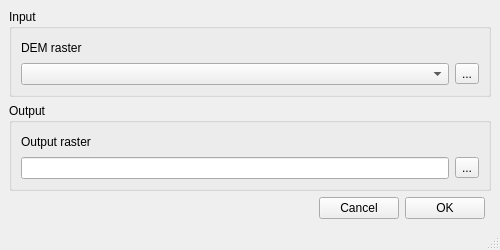
<?xml version="1.0" encoding="UTF-8"?>
<ui version="4.0">
 <class>SimpleGUI</class>
 <widget class="QMainWindow" name="SimpleGUI">
  <property name="geometry">
   <rect>
    <x>0</x>
    <y>0</y>
    <width>500</width>
    <height>250</height>
   </rect>
  </property>
  <property name="windowTitle">
   <string>MainWindow</string>
  </property>
  <widget class="QWidget" name="centralwidget">
   <layout class="QHBoxLayout" name="horizontalLayout">
    <item>
     <layout class="QGridLayout" name="mainGridLayout" rowstretch="1,1,0">
      <item row="2" column="2">
       <widget class="QPushButton" name="okPushButton">
        <property name="text">
         <string>OK</string>
        </property>
       </widget>
      </item>
      <item row="2" column="0">
       <spacer name="horizontalSpacer">
        <property name="orientation">
         <enum>Qt::Horizontal</enum>
        </property>
        <property name="sizeHint" stdset="0">
         <size>
          <width>40</width>
          <height>20</height>
         </size>
        </property>
       </spacer>
      </item>
      <item row="0" column="0" colspan="4">
       <widget class="QGroupBox" name="inputGroupBox">
        <property name="title">
         <string>Input </string>
        </property>
        <layout class="QVBoxLayout" name="verticalLayout">
         <item>
          <layout class="QGridLayout" name="inputGroupBoxGridLayout">
           <item row="0" column="0">
            <widget class="QLabel" name="demRasterLabel">
             <property name="text">
              <string>DEM raster</string>
             </property>
            </widget>
           </item>
           <item row="1" column="1">
            <widget class="QToolButton" name="demRasterToolButton">
             <property name="text">
              <string>...</string>
             </property>
            </widget>
           </item>
           <item row="1" column="0">
            <widget class="QComboBox" name="demRasterComboBox"/>
           </item>
          </layout>
         </item>
        </layout>
       </widget>
      </item>
      <item row="1" column="0" colspan="4">
       <widget class="QGroupBox" name="outputGroupBox">
        <property name="title">
         <string>Output</string>
        </property>
        <layout class="QVBoxLayout" name="verticalLayout_2">
         <item>
          <layout class="QGridLayout" name="outputBoxGridLayout">
           <item row="1" column="0">
            <widget class="QLineEdit" name="outputRasterLineEdit"/>
           </item>
           <item row="0" column="0">
            <widget class="QLabel" name="outputRasterLabel">
             <property name="text">
              <string>Output raster</string>
             </property>
            </widget>
           </item>
           <item row="1" column="1">
            <widget class="QToolButton" name="outputRasterToolButton">
             <property name="text">
              <string>...</string>
             </property>
            </widget>
           </item>
          </layout>
         </item>
        </layout>
       </widget>
      </item>
      <item row="2" column="1">
       <widget class="QPushButton" name="cancelPushButton">
        <property name="text">
         <string>Cancel</string>
        </property>
       </widget>
      </item>
     </layout>
    </item>
   </layout>
  </widget>
  <widget class="QMenuBar" name="menubar">
   <property name="geometry">
    <rect>
     <x>0</x>
     <y>0</y>
     <width>500</width>
     <height>21</height>
    </rect>
   </property>
  </widget>
  <widget class="QStatusBar" name="statusbar"/>
 </widget>
 <tabstops>
  <tabstop>demRasterComboBox</tabstop>
  <tabstop>demRasterToolButton</tabstop>
  <tabstop>outputRasterLineEdit</tabstop>
  <tabstop>outputRasterToolButton</tabstop>
  <tabstop>cancelPushButton</tabstop>
  <tabstop>okPushButton</tabstop>
 </tabstops>
 <resources/>
 <connections/>
</ui>
